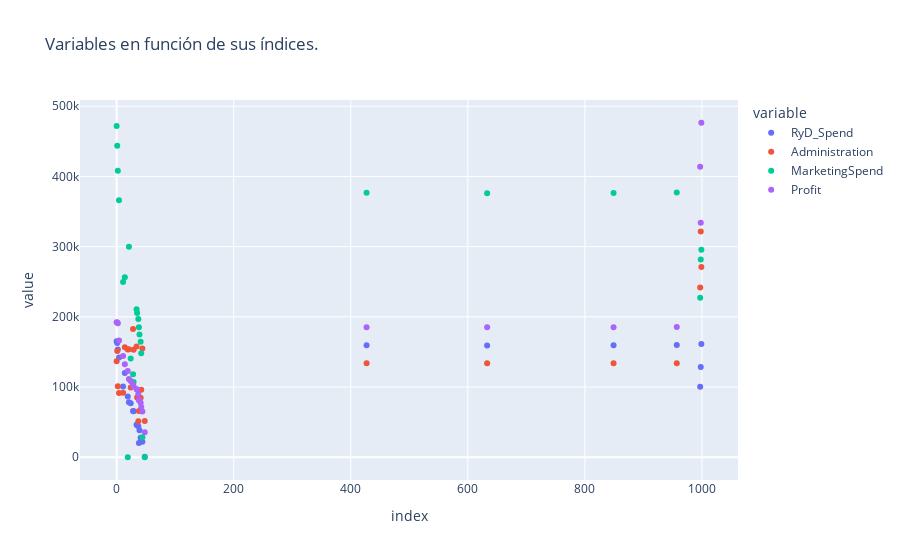

Notebook code cell kept with this figure:
### Markdown cell above
Los potenciales outliers son sólo 27 casos. Previo a adoptar una estrategia se realiza su scatterplot.

### Code cell
fig2 = px.scatter(df_companies_outliers.drop(columns=['State']), title='Variables en función de sus índices.')
fig2.show()

### Figure 1 — Plotly figure (JSON) as saved in the notebook; plotly's stock layout.template omitted (floating-point values rounded to 4 significant figures)
{"data": [{"hovertemplate": "variable=RyD_Spend<br>index=%{x}<br>value=%{y}<extra></extra>", "legendgroup": "RyD_Spend", "marker": {"color": "#636efa", "symbol": "circle"}, "mode": "markers", "name": "RyD_Spend", "orientation": "v", "showlegend": true, "type": "scatter", "x": [0, 1, 2, 4, 11, 14, 19, 21, 24, 28, 29, 34, 35, 37, 38, 39, 41, 42, 44, 48, 427, 633, 849, 957, 997, 998, 999], "xaxis": "x", "y": [165300.0, 162600.0, 153400.0, 142100.0, 100700.0, 119900.0, 86420.0, 78390.0, 77040.0, 66050.0, 65610.0, 46430.0, 46010.0, 44070.0, 20230.0, 38560.0, 27890.0, 23640.0, 22180.0, 542.0, 159570, 159238, 159477, 159746, 100300.0, 128500.0, 161200.0], "yaxis": "y"}, {"hovertemplate": "variable=Administration<br>index=%{x}<br>value=%{y}<extra></extra>", "legendgroup": "Administration", "marker": {"color": "#EF553B", "symbol": "circle"}, "mode": "markers", "name": "Administration", "orientation": "v", "showlegend": true, "type": "scatter", "x": [0, 1, 2, 4, 11, 14, 19, 21, 24, 28, 29, 34, 35, 37, 38, 39, 41, 42, 44, 48, 427, 633, 849, 957, 997, 998, 999], "xaxis": "x", "y": [136900.0, 151400.0, 101100.0, 91390.0, 91790.0, 156500.0, 153500.0, 153800.0, 99280.0, 182600.0, 153000.0, 157700.0, 85050.0, 51280.0, 65950.0, 82980.0, 84710.0, 96190.0, 154800.0, 51740.0, 134000.0, 134000.0, 134000.0, 134000.0, 241900.0, 321700.0, 270900.0], "yaxis": "y"}, {"hovertemplate": "variable=MarketingSpend<br>index=%{x}<br>value=%{y}<extra></extra>", "legendgroup": "MarketingSpend", "marker": {"color": "#00cc96", "symbol": "circle"}, "mode": "markers", "name": "MarketingSpend", "orientation": "v", "showlegend": true, "type": "scatter", "x": [0, 1, 2, 4, 11, 14, 19, 21, 24, 28, 29, 34, 35, 37, 38, 39, 41, 42, 44, 48, 427, 633, 849, 957, 997, 998, 999], "xaxis": "x", "y": [471800.0, 443900.0, 407900.0, 366200.0, 249700.0, 256500.0, 0, 299700.0, 140600.0, 118100.0, 107100.0, 210800.0, 205500.0, 197000.0, 185300.0, 175000.0, 164500.0, 148000.0, 28330.0, 0, 376700.0, 376000.0, 376500.0, 377000.0, 227100.0, 281700.0, 295400.0], "yaxis": "y"}, {"hovertemplate": "variable=Profit<br>index=%{x}<br>value=%{y}<extra></extra>", "legendgroup": "Profit", "marker": {"color": "#ab63fa", "symbol": "circle"}, "mode": "markers", "name": "Profit", "orientation": "v", "showlegend": true, "type": "scatter", "x": [0, 1, 2, 4, 11, 14, 19, 21, 24, 28, 29, 34, 35, 37, 38, 39, 41, 42, 44, 48, 427, 633, 849, 957, 997, 998, 999], "xaxis": "x", "y": [192300.0, 191800.0, 191100.0, 166200.0, 144300.0, 132600.0, 122800.0, 111300.0, 108600.0, 103300.0, 101000.0, 96710.0, 96480.0, 89950.0, 81230.0, 81010.0, 77800.0, 71500.0, 65200.0, 35670.0, 185400.0, 185100.0, 185300.0, 185500.0, 414000.0, 334000.0, 476500.0], "yaxis": "y"}], "layout": {"legend": {"title": {"text": "variable"}, "tracegroupgap": 0}, "title": {"text": "Variables en función de sus índices."}, "xaxis": {"anchor": "y", "domain": [0, 1], "title": {"text": "index"}}, "yaxis": {"anchor": "x", "domain": [0, 1], "title": {"text": "value"}}}}
